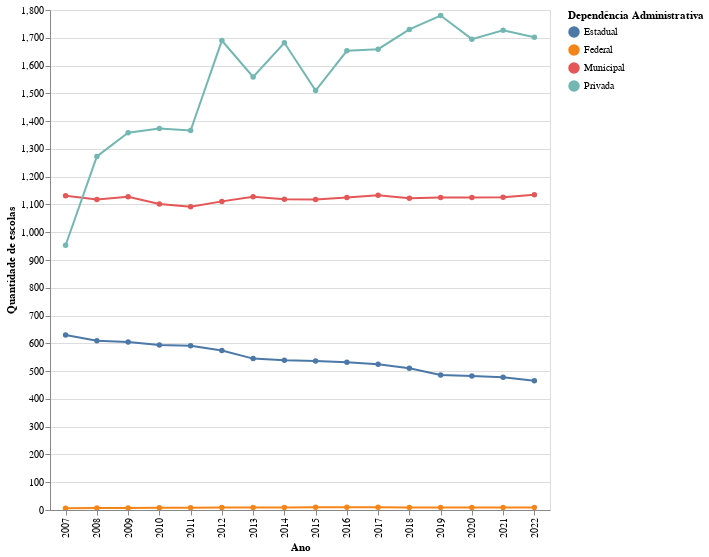

The notebook cell this image was saved under:
### Code cell
alt.Chart(analise).mark_line(point=True).encode(
    x = alt.X('NU_ANO_CENSO:N', title='Ano'),
    y = alt.Y('QTD_ESCOLA', title='Quantidade de escolas'),
    color = alt.Color('TP_DEPENDENCIA', title="Dependência Administrativa"),
    tooltip = [alt.Tooltip('NU_ANO_CENSO'),
              alt.Tooltip('QTD_ESCOLA', format=','),
              alt.Tooltip('TP_DEPENDENCIA')]
).properties(
width=500,
height=500
).interactive()

### Figure 1 — Vega-Lite specification as saved in the notebook (floating-point values rounded to 4 significant figures)
{"config": {"view": {"continuousWidth": 400, "continuousHeight": 300}}, "data": {"name": "data-8e0e3b1d3d784c58845ed44192576401"}, "mark": {"type": "line", "point": true}, "encoding": {"color": {"field": "TP_DEPENDENCIA", "title": "Dependência Administrativa", "type": "nominal"}, "tooltip": [{"field": "NU_ANO_CENSO", "type": "quantitative"}, {"field": "QTD_ESCOLA", "format": ",", "type": "quantitative"}, {"field": "TP_DEPENDENCIA", "type": "nominal"}], "x": {"field": "NU_ANO_CENSO", "title": "Ano", "type": "nominal"}, "y": {"field": "QTD_ESCOLA", "title": "Quantidade de escolas", "type": "quantitative"}}, "height": 500, "selection": {"selector002": {"type": "interval", "bind": "scales", "encodings": ["x", "y"]}}, "width": 500, "$schema": "https://vega.github.io/schema/vega-lite/v4.17.0.json", "datasets": {"data-8e0e3b1d3d784c58845ed44192576401": [{"TP_DEPENDENCIA": "Estadual", "NU_ANO_CENSO": 2007, "QTD_ESCOLA": 630}, {"TP_DEPENDENCIA": "Estadual", "NU_ANO_CENSO": 2008, "QTD_ESCOLA": 609}, {"TP_DEPENDENCIA": "Estadual", "NU_ANO_CENSO": 2009, "QTD_ESCOLA": 605}, {"TP_DEPENDENCIA": "Estadual", "NU_ANO_CENSO": 2010, "QTD_ESCOLA": 594}, {"TP_DEPENDENCIA": "Estadual", "NU_ANO_CENSO": 2011, "QTD_ESCOLA": 591}, {"TP_DEPENDENCIA": "Estadual", "NU_ANO_CENSO": 2012, "QTD_ESCOLA": 574}, {"TP_DEPENDENCIA": "Estadual", "NU_ANO_CENSO": 2013, "QTD_ESCOLA": 545}, {"TP_DEPENDENCIA": "Estadual", "NU_ANO_CENSO": 2014, "QTD_ESCOLA": 539}, {"TP_DEPENDENCIA": "Estadual", "NU_ANO_CENSO": 2015, "QTD_ESCOLA": 536}, {"TP_DEPENDENCIA": "Estadual", "NU_ANO_CENSO": 2016, "QTD_ESCOLA": 532}, {"TP_DEPENDENCIA": "Estadual", "NU_ANO_CENSO": 2017, "QTD_ESCOLA": 525}, {"TP_DEPENDENCIA": "Estadual", "NU_ANO_CENSO": 2018, "QTD_ESCOLA": 510}, {"TP_DEPENDENCIA": "Estadual", "NU_ANO_CENSO": 2019, "QTD_ESCOLA": 486}, {"TP_DEPENDENCIA": "Estadual", "NU_ANO_CENSO": 2020, "QTD_ESCOLA": 482}, {"TP_DEPENDENCIA": "Estadual", "NU_ANO_CENSO": 2021, "QTD_ESCOLA": 478}, {"TP_DEPENDENCIA": "Estadual", "NU_ANO_CENSO": 2022, "QTD_ESCOLA": 465}, {"TP_DEPENDENCIA": "Federal", "NU_ANO_CENSO": 2007, "QTD_ESCOLA": 6}, {"TP_DEPENDENCIA": "Federal", "NU_ANO_CENSO": 2008, "QTD_ESCOLA": 7}, {"TP_DEPENDENCIA": "Federal", "NU_ANO_CENSO": 2009, "QTD_ESCOLA": 7}, {"TP_DEPENDENCIA": "Federal", "NU_ANO_CENSO": 2010, "QTD_ESCOLA": 8}, {"TP_DEPENDENCIA": "Federal", "NU_ANO_CENSO": 2011, "QTD_ESCOLA": 8}, {"TP_DEPENDENCIA": "Federal", "NU_ANO_CENSO": 2012, "QTD_ESCOLA": 9}, {"TP_DEPENDENCIA": "Federal", "NU_ANO_CENSO": 2013, "QTD_ESCOLA": 9}, {"TP_DEPENDENCIA": "Federal", "NU_ANO_CENSO": 2014, "QTD_ESCOLA": 9}, {"TP_DEPENDENCIA": "Federal", "NU_ANO_CENSO": 2015, "QTD_ESCOLA": 10}, {"TP_DEPENDENCIA": "Federal", "NU_ANO_CENSO": 2016, "QTD_ESCOLA": 10}, {"TP_DEPENDENCIA": "Federal", "NU_ANO_CENSO": 2017, "QTD_ESCOLA": 10}, {"TP_DEPENDENCIA": "Federal", "NU_ANO_CENSO": 2018, "QTD_ESCOLA": 9}, {"TP_DEPENDENCIA": "Federal", "NU_ANO_CENSO": 2019, "QTD_ESCOLA": 9}, {"TP_DEPENDENCIA": "Federal", "NU_ANO_CENSO": 2020, "QTD_ESCOLA": 9}, {"TP_DEPENDENCIA": "Federal", "NU_ANO_CENSO": 2021, "QTD_ESCOLA": 9}, {"TP_DEPENDENCIA": "Federal", "NU_ANO_CENSO": 2022, "QTD_ESCOLA": 9}, {"TP_DEPENDENCIA": "Municipal", "NU_ANO_CENSO": 2007, "QTD_ESCOLA": 1131}, {"TP_DEPENDENCIA": "Municipal", "NU_ANO_CENSO": 2008, "QTD_ESCOLA": 1118}, {"TP_DEPENDENCIA": "Municipal", "NU_ANO_CENSO": 2009, "QTD_ESCOLA": 1128}, {"TP_DEPENDENCIA": "Municipal", "NU_ANO_CENSO": 2010, "QTD_ESCOLA": 1102}, {"TP_DEPENDENCIA": "Municipal", "NU_ANO_CENSO": 2011, "QTD_ESCOLA": 1092}, {"TP_DEPENDENCIA": "Municipal", "NU_ANO_CENSO": 2012, "QTD_ESCOLA": 1111}, {"TP_DEPENDENCIA": "Municipal", "NU_ANO_CENSO": 2013, "QTD_ESCOLA": 1128}, {"TP_DEPENDENCIA": "Municipal", "NU_ANO_CENSO": 2014, "QTD_ESCOLA": 1119}, {"TP_DEPENDENCIA": "Municipal", "NU_ANO_CENSO": 2015, "QTD_ESCOLA": 1118}, {"TP_DEPENDENCIA": "Municipal", "NU_ANO_CENSO": 2016, "QTD_ESCOLA": 1125}, {"TP_DEPENDENCIA": "Municipal", "NU_ANO_CENSO": 2017, "QTD_ESCOLA": 1133}, {"TP_DEPENDENCIA": "Municipal", "NU_ANO_CENSO": 2018, "QTD_ESCOLA": 1122}, {"TP_DEPENDENCIA": "Municipal", "NU_ANO_CENSO": 2019, "QTD_ESCOLA": 1125}, {"TP_DEPENDENCIA": "Municipal", "NU_ANO_CENSO": 2020, "QTD_ESCOLA": 1125}, {"TP_DEPENDENCIA": "Municipal", "NU_ANO_CENSO": 2021, "QTD_ESCOLA": 1126}, {"TP_DEPENDENCIA": "Municipal", "NU_ANO_CENSO": 2022, "QTD_ESCOLA": 1135}, {"TP_DEPENDENCIA": "Privada", "NU_ANO_CENSO": 2007, "QTD_ESCOLA": 953}, {"TP_DEPENDENCIA": "Privada", "NU_ANO_CENSO": 2008, "QTD_ESCOLA": 1273}, {"TP_DEPENDENCIA": "Privada", "NU_ANO_CENSO": 2009, "QTD_ESCOLA": 1358}, {"TP_DEPENDENCIA": "Privada", "NU_ANO_CENSO": 2010, "QTD_ESCOLA": 1373}, {"TP_DEPENDENCIA": "Privada", "NU_ANO_CENSO": 2011, "QTD_ESCOLA": 1366}, {"TP_DEPENDENCIA": "Privada", "NU_ANO_CENSO": 2012, "QTD_ESCOLA": 1690}, {"TP_DEPENDENCIA": "Privada", "NU_ANO_CENSO": 2013, "QTD_ESCOLA": 1559}, {"TP_DEPENDENCIA": "Privada", "NU_ANO_CENSO": 2014, "QTD_ESCOLA": 1682}, {"TP_DEPENDENCIA": "Privada", "NU_ANO_CENSO": 2015, "QTD_ESCOLA": 1510}, {"TP_DEPENDENCIA": "Privada", "NU_ANO_CENSO": 2016, "QTD_ESCOLA": 1653}, {"TP_DEPENDENCIA": "Privada", "NU_ANO_CENSO": 2017, "QTD_ESCOLA": 1659}, {"TP_DEPENDENCIA": "Privada", "NU_ANO_CENSO": 2018, "QTD_ESCOLA": 1730}, {"TP_DEPENDENCIA": "Privada", "NU_ANO_CENSO": 2019, "QTD_ESCOLA": 1780}, {"TP_DEPENDENCIA": "Privada", "NU_ANO_CENSO": 2020, "QTD_ESCOLA": 1695}, {"TP_DEPENDENCIA": "Privada", "NU_ANO_CENSO": 2021, "QTD_ESCOLA": 1727}, {"TP_DEPENDENCIA": "Privada", "NU_ANO_CENSO": 2022, "QTD_ESCOLA": 1702}]}}
